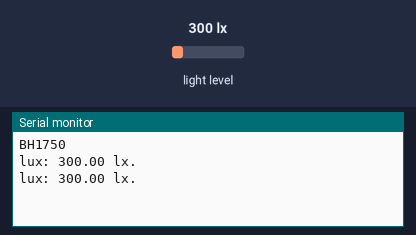
Recording of a sketch running on a simulated Arduino Uno, built with avr-gcc and run on an emulated ATmega328P. On the bench: the last lines printed to the serial monitor. Inputs (shaded band) come from the test bench; at power-on: light level 300 lx.

Above: at 3.2 s.
3.3 s: light level set to 40 lx
At 4.6 s:
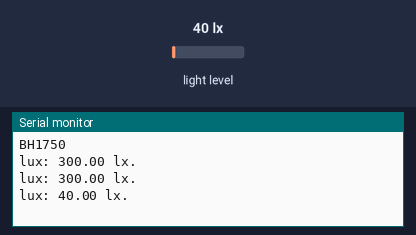
4.8 s: light level set to 500 lx
At 5.8 s:
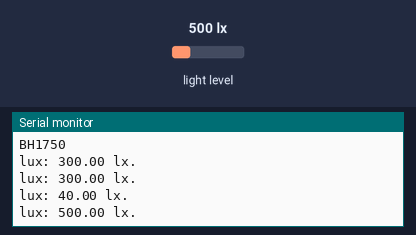
Timing chart, 0 to 7.8 s (numbered marks = the images above; inputs shaded):
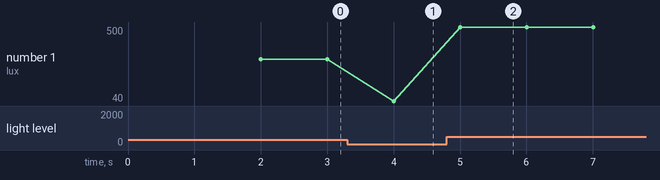

The sketch:

SensoreLux.ino
```cpp
#include <BH1750.h>

BH1750 sensor;
bool SENSOR_READY;

void setup() {
  Serial.begin(115200);
  delay(2000);
  Serial.println("BH1750");

  Wire.begin();
  //0x23
  //0x5c
  //lightMeter.begin(BH1750::CONTINUOUS_HIGH_RES_MODE)
  /*
  BH1750_CONTINUOUS_LOW_RES_MODE
  BH1750_CONTINUOUS_HIGH_RES_MODE (default)
  BH1750_CONTINUOUS_HIGH_RES_MODE_2

  BH1750_ONE_TIME_LOW_RES_MODE
  BH1750_ONE_TIME_HIGH_RES_MODE
  BH1750_ONE_TIME_HIGH_RES_MODE_2
  */
  SENSOR_READY = sensor.begin();
}

void loop() {
  if (SENSOR_READY) {
    float lux = sensor.readLightLevel();
    Serial.print("lux: ");Serial.print(lux);
    Serial.println(" lx.");
  }
  delay(1000);
}
```

Measured:
- after the input at 3.3 s, the serial monitor: prints a new line after 0.70 s (image 1)
- after the input at 4.8 s, the serial monitor: prints a new line after 0.20 s (image 2)
- plotted number 1: 300 → 40 after the input at 3.3 s, 40 → 500 after the input at 4.8 s
